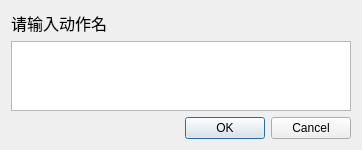
<?xml version="1.0" encoding="UTF-8"?>
<ui version="4.0">
 <class>tianjiadongzuo</class>
 <widget class="QDialog" name="tianjiadongzuo">
  <property name="geometry">
   <rect>
    <x>0</x>
    <y>0</y>
    <width>362</width>
    <height>110</height>
   </rect>
  </property>
  <property name="windowTitle">
   <string>Dialog</string>
  </property>
  <layout class="QVBoxLayout" name="verticalLayout">
   <item>
    <widget class="QLabel" name="label">
     <property name="text">
      <string>&lt;html&gt;&lt;head/&gt;&lt;body&gt;&lt;p&gt;&lt;span style=&quot; font-size:12pt;&quot;&gt;请输入动作名&lt;/span&gt;&lt;/p&gt;&lt;/body&gt;&lt;/html&gt;</string>
     </property>
    </widget>
   </item>
   <item>
    <widget class="QTextEdit" name="textEdit"/>
   </item>
   <item>
    <widget class="QDialogButtonBox" name="buttonBox">
     <property name="orientation">
      <enum>Qt::Horizontal</enum>
     </property>
     <property name="standardButtons">
      <set>QDialogButtonBox::Cancel|QDialogButtonBox::Ok</set>
     </property>
    </widget>
   </item>
  </layout>
 </widget>
 <resources/>
 <connections>
  <connection>
   <sender>buttonBox</sender>
   <signal>accepted()</signal>
   <receiver>tianjiadongzuo</receiver>
   <slot>accept()</slot>
   <hints>
    <hint type="sourcelabel">
     <x>224</x>
     <y>100</y>
    </hint>
    <hint type="destinationlabel">
     <x>157</x>
     <y>109</y>
    </hint>
   </hints>
  </connection>
  <connection>
   <sender>buttonBox</sender>
   <signal>rejected()</signal>
   <receiver>tianjiadongzuo</receiver>
   <slot>reject()</slot>
   <hints>
    <hint type="sourcelabel">
     <x>292</x>
     <y>103</y>
    </hint>
    <hint type="destinationlabel">
     <x>286</x>
     <y>109</y>
    </hint>
   </hints>
  </connection>
 </connections>
</ui>
